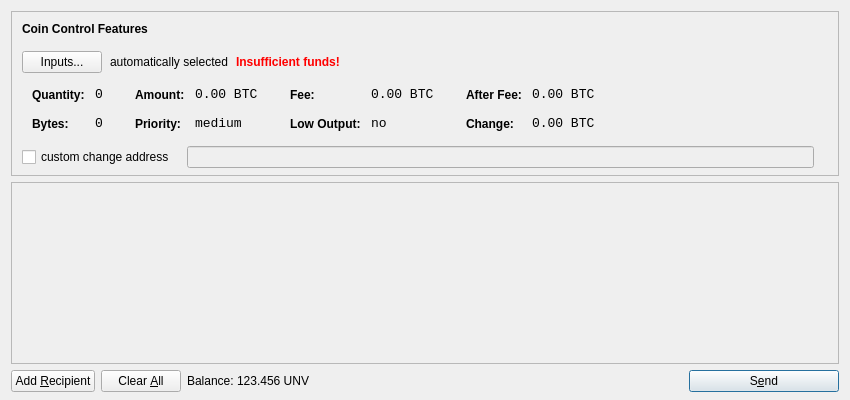
<?xml version="1.0" encoding="UTF-8"?>
<ui version="4.0">
 <class>SendCoinsDialog</class>
 <widget class="QDialog" name="SendCoinsDialog">
  <property name="geometry">
   <rect>
    <x>0</x>
    <y>0</y>
    <width>850</width>
    <height>400</height>
   </rect>
  </property>
  <property name="windowTitle">
   <string>Send Coins</string>
  </property>
  <layout class="QVBoxLayout" name="verticalLayout" stretch="0,1,0">
   <property name="bottomMargin">
    <number>8</number>
   </property>
   <item>
    <widget class="QFrame" name="frameCoinControl">
     <property name="sizePolicy">
      <sizepolicy hsizetype="Expanding" vsizetype="Expanding">
       <horstretch>0</horstretch>
       <verstretch>0</verstretch>
      </sizepolicy>
     </property>
     <property name="maximumSize">
      <size>
       <width>16777215</width>
       <height>16777215</height>
      </size>
     </property>
     <property name="frameShape">
      <enum>QFrame::StyledPanel</enum>
     </property>
     <property name="frameShadow">
      <enum>QFrame::Sunken</enum>
     </property>
     <layout class="QVBoxLayout" name="verticalLayoutCoinControl2">
      <property name="spacing">
       <number>-1</number>
      </property>
      <property name="leftMargin">
       <number>0</number>
      </property>
      <property name="topMargin">
       <number>0</number>
      </property>
      <property name="rightMargin">
       <number>0</number>
      </property>
      <property name="bottomMargin">
       <number>6</number>
      </property>
      <item>
       <layout class="QVBoxLayout" name="verticalLayoutCoinControl" stretch="0,0,0,0,1">
        <property name="spacing">
         <number>0</number>
        </property>
        <property name="leftMargin">
         <number>10</number>
        </property>
        <property name="topMargin">
         <number>10</number>
        </property>
        <item>
         <layout class="QHBoxLayout" name="horizontalLayoutCoinControl1">
          <property name="bottomMargin">
           <number>15</number>
          </property>
          <item>
           <widget class="QLabel" name="labelCoinControlFeatures">
            <property name="sizePolicy">
             <sizepolicy hsizetype="Preferred" vsizetype="Maximum">
              <horstretch>0</horstretch>
              <verstretch>0</verstretch>
             </sizepolicy>
            </property>
            <property name="font">
             <font>
              <weight>75</weight>
              <bold>true</bold>
             </font>
            </property>
            <property name="styleSheet">
             <string notr="true">font-weight:bold;</string>
            </property>
            <property name="text">
             <string>Coin Control Features</string>
            </property>
           </widget>
          </item>
         </layout>
        </item>
        <item>
         <layout class="QHBoxLayout" name="horizontalLayoutCoinControl2" stretch="0,0,0,0">
          <property name="spacing">
           <number>8</number>
          </property>
          <property name="bottomMargin">
           <number>10</number>
          </property>
          <item>
           <widget class="QPushButton" name="pushButtonCoinControl">
            <property name="styleSheet">
             <string notr="true"/>
            </property>
            <property name="text">
             <string>Inputs...</string>
            </property>
           </widget>
          </item>
          <item>
           <widget class="QLabel" name="labelCoinControlAutomaticallySelected">
            <property name="text">
             <string>automatically selected</string>
            </property>
            <property name="margin">
             <number>5</number>
            </property>
           </widget>
          </item>
          <item>
           <widget class="QLabel" name="labelCoinControlInsuffFunds">
            <property name="font">
             <font>
              <weight>75</weight>
              <bold>true</bold>
             </font>
            </property>
            <property name="styleSheet">
             <string notr="true">color:red;font-weight:bold;</string>
            </property>
            <property name="text">
             <string>Insufficient funds!</string>
            </property>
            <property name="margin">
             <number>5</number>
            </property>
           </widget>
          </item>
          <item>
           <spacer name="horizontalSpacerCoinControl">
            <property name="orientation">
             <enum>Qt::Horizontal</enum>
            </property>
            <property name="sizeHint" stdset="0">
             <size>
              <width>40</width>
              <height>1</height>
             </size>
            </property>
           </spacer>
          </item>
         </layout>
        </item>
        <item>
         <widget class="QWidget" name="widgetCoinControl" native="true">
          <property name="sizePolicy">
           <sizepolicy hsizetype="Preferred" vsizetype="Preferred">
            <horstretch>0</horstretch>
            <verstretch>0</verstretch>
           </sizepolicy>
          </property>
          <property name="minimumSize">
           <size>
            <width>0</width>
            <height>0</height>
           </size>
          </property>
          <property name="styleSheet">
           <string notr="true"/>
          </property>
          <layout class="QHBoxLayout" name="horizontalLayoutCoinControl5">
           <property name="margin">
            <number>0</number>
           </property>
           <item>
            <layout class="QHBoxLayout" name="horizontalLayoutCoinControl3" stretch="0,0,0,1">
             <property name="spacing">
              <number>20</number>
             </property>
             <property name="topMargin">
              <number>0</number>
             </property>
             <property name="bottomMargin">
              <number>10</number>
             </property>
             <item>
              <layout class="QFormLayout" name="formLayoutCoinControl1">
               <property name="horizontalSpacing">
                <number>10</number>
               </property>
               <property name="verticalSpacing">
                <number>14</number>
               </property>
               <property name="leftMargin">
                <number>10</number>
               </property>
               <property name="topMargin">
                <number>4</number>
               </property>
               <property name="rightMargin">
                <number>6</number>
               </property>
               <item row="0" column="0">
                <widget class="QLabel" name="labelCoinControlQuantityText">
                 <property name="styleSheet">
                  <string notr="true">font-weight:bold;</string>
                 </property>
                 <property name="text">
                  <string>Quantity:</string>
                 </property>
                 <property name="margin">
                  <number>0</number>
                 </property>
                </widget>
               </item>
               <item row="0" column="1">
                <widget class="QLabel" name="labelCoinControlQuantity">
                 <property name="font">
                  <font>
                   <family>Monospace</family>
                   <pointsize>10</pointsize>
                  </font>
                 </property>
                 <property name="cursor">
                  <cursorShape>IBeamCursor</cursorShape>
                 </property>
                 <property name="contextMenuPolicy">
                  <enum>Qt::ActionsContextMenu</enum>
                 </property>
                 <property name="text">
                  <string notr="true">0</string>
                 </property>
                 <property name="margin">
                  <number>0</number>
                 </property>
                 <property name="textInteractionFlags">
                  <set>Qt::LinksAccessibleByMouse|Qt::TextSelectableByKeyboard|Qt::TextSelectableByMouse</set>
                 </property>
                </widget>
               </item>
               <item row="1" column="0">
                <widget class="QLabel" name="labelCoinControlBytesText">
                 <property name="styleSheet">
                  <string notr="true">font-weight:bold;</string>
                 </property>
                 <property name="text">
                  <string>Bytes:</string>
                 </property>
                </widget>
               </item>
               <item row="1" column="1">
                <widget class="QLabel" name="labelCoinControlBytes">
                 <property name="font">
                  <font>
                   <family>Monospace</family>
                   <pointsize>10</pointsize>
                  </font>
                 </property>
                 <property name="cursor">
                  <cursorShape>IBeamCursor</cursorShape>
                 </property>
                 <property name="contextMenuPolicy">
                  <enum>Qt::ActionsContextMenu</enum>
                 </property>
                 <property name="text">
                  <string notr="true">0</string>
                 </property>
                 <property name="textInteractionFlags">
                  <set>Qt::LinksAccessibleByMouse|Qt::TextSelectableByKeyboard|Qt::TextSelectableByMouse</set>
                 </property>
                </widget>
               </item>
              </layout>
             </item>
             <item>
              <layout class="QFormLayout" name="formLayoutCoinControl2">
               <property name="horizontalSpacing">
                <number>10</number>
               </property>
               <property name="verticalSpacing">
                <number>14</number>
               </property>
               <property name="leftMargin">
                <number>6</number>
               </property>
               <property name="topMargin">
                <number>4</number>
               </property>
               <property name="rightMargin">
                <number>6</number>
               </property>
               <item row="0" column="0">
                <widget class="QLabel" name="labelCoinControlAmountText">
                 <property name="styleSheet">
                  <string notr="true">font-weight:bold;</string>
                 </property>
                 <property name="text">
                  <string>Amount:</string>
                 </property>
                 <property name="margin">
                  <number>0</number>
                 </property>
                </widget>
               </item>
               <item row="0" column="1">
                <widget class="QLabel" name="labelCoinControlAmount">
                 <property name="font">
                  <font>
                   <family>Monospace</family>
                   <pointsize>10</pointsize>
                  </font>
                 </property>
                 <property name="cursor">
                  <cursorShape>IBeamCursor</cursorShape>
                 </property>
                 <property name="contextMenuPolicy">
                  <enum>Qt::ActionsContextMenu</enum>
                 </property>
                 <property name="text">
                  <string notr="true">0.00 BTC</string>
                 </property>
                 <property name="textInteractionFlags">
                  <set>Qt::LinksAccessibleByMouse|Qt::TextSelectableByKeyboard|Qt::TextSelectableByMouse</set>
                 </property>
                </widget>
               </item>
               <item row="1" column="0">
                <widget class="QLabel" name="labelCoinControlPriorityText">
                 <property name="styleSheet">
                  <string notr="true">font-weight:bold;</string>
                 </property>
                 <property name="text">
                  <string>Priority:</string>
                 </property>
                </widget>
               </item>
               <item row="1" column="1">
                <widget class="QLabel" name="labelCoinControlPriority">
                 <property name="font">
                  <font>
                   <family>Monospace</family>
                   <pointsize>10</pointsize>
                  </font>
                 </property>
                 <property name="cursor">
                  <cursorShape>IBeamCursor</cursorShape>
                 </property>
                 <property name="contextMenuPolicy">
                  <enum>Qt::ActionsContextMenu</enum>
                 </property>
                 <property name="text">
                  <string>medium</string>
                 </property>
                 <property name="textInteractionFlags">
                  <set>Qt::LinksAccessibleByMouse|Qt::TextSelectableByKeyboard|Qt::TextSelectableByMouse</set>
                 </property>
                </widget>
               </item>
              </layout>
             </item>
             <item>
              <layout class="QFormLayout" name="formLayoutCoinControl3">
               <property name="horizontalSpacing">
                <number>10</number>
               </property>
               <property name="verticalSpacing">
                <number>14</number>
               </property>
               <property name="leftMargin">
                <number>6</number>
               </property>
               <property name="topMargin">
                <number>4</number>
               </property>
               <property name="rightMargin">
                <number>6</number>
               </property>
               <item row="0" column="0">
                <widget class="QLabel" name="labelCoinControlFeeText">
                 <property name="styleSheet">
                  <string notr="true">font-weight:bold;</string>
                 </property>
                 <property name="text">
                  <string>Fee:</string>
                 </property>
                 <property name="margin">
                  <number>0</number>
                 </property>
                </widget>
               </item>
               <item row="0" column="1">
                <widget class="QLabel" name="labelCoinControlFee">
                 <property name="font">
                  <font>
                   <family>Monospace</family>
                   <pointsize>10</pointsize>
                  </font>
                 </property>
                 <property name="cursor">
                  <cursorShape>IBeamCursor</cursorShape>
                 </property>
                 <property name="contextMenuPolicy">
                  <enum>Qt::ActionsContextMenu</enum>
                 </property>
                 <property name="text">
                  <string notr="true">0.00 BTC</string>
                 </property>
                 <property name="textInteractionFlags">
                  <set>Qt::LinksAccessibleByMouse|Qt::TextSelectableByKeyboard|Qt::TextSelectableByMouse</set>
                 </property>
                </widget>
               </item>
               <item row="1" column="0">
                <widget class="QLabel" name="labelCoinControlLowOutputText">
                 <property name="styleSheet">
                  <string notr="true">font-weight:bold;</string>
                 </property>
                 <property name="text">
                  <string>Low Output:</string>
                 </property>
                </widget>
               </item>
               <item row="1" column="1">
                <widget class="QLabel" name="labelCoinControlLowOutput">
                 <property name="font">
                  <font>
                   <family>Monospace</family>
                   <pointsize>10</pointsize>
                  </font>
                 </property>
                 <property name="cursor">
                  <cursorShape>IBeamCursor</cursorShape>
                 </property>
                 <property name="contextMenuPolicy">
                  <enum>Qt::ActionsContextMenu</enum>
                 </property>
                 <property name="text">
                  <string>no</string>
                 </property>
                 <property name="textInteractionFlags">
                  <set>Qt::LinksAccessibleByMouse|Qt::TextSelectableByKeyboard|Qt::TextSelectableByMouse</set>
                 </property>
                </widget>
               </item>
              </layout>
             </item>
             <item>
              <layout class="QFormLayout" name="formLayoutCoinControl4">
               <property name="horizontalSpacing">
                <number>10</number>
               </property>
               <property name="verticalSpacing">
                <number>14</number>
               </property>
               <property name="leftMargin">
                <number>6</number>
               </property>
               <property name="topMargin">
                <number>4</number>
               </property>
               <property name="rightMargin">
                <number>6</number>
               </property>
               <item row="0" column="0">
                <widget class="QLabel" name="labelCoinControlAfterFeeText">
                 <property name="styleSheet">
                  <string notr="true">font-weight:bold;</string>
                 </property>
                 <property name="text">
                  <string>After Fee:</string>
                 </property>
                 <property name="margin">
                  <number>0</number>
                 </property>
                </widget>
               </item>
               <item row="0" column="1">
                <widget class="QLabel" name="labelCoinControlAfterFee">
                 <property name="font">
                  <font>
                   <family>Monospace</family>
                   <pointsize>10</pointsize>
                  </font>
                 </property>
                 <property name="cursor">
                  <cursorShape>IBeamCursor</cursorShape>
                 </property>
                 <property name="contextMenuPolicy">
                  <enum>Qt::ActionsContextMenu</enum>
                 </property>
                 <property name="text">
                  <string notr="true">0.00 BTC</string>
                 </property>
                 <property name="textInteractionFlags">
                  <set>Qt::LinksAccessibleByMouse|Qt::TextSelectableByKeyboard|Qt::TextSelectableByMouse</set>
                 </property>
                </widget>
               </item>
               <item row="1" column="0">
                <widget class="QLabel" name="labelCoinControlChangeText">
                 <property name="styleSheet">
                  <string notr="true">font-weight:bold;</string>
                 </property>
                 <property name="text">
                  <string>Change:</string>
                 </property>
                </widget>
               </item>
               <item row="1" column="1">
                <widget class="QLabel" name="labelCoinControlChange">
                 <property name="font">
                  <font>
                   <family>Monospace</family>
                   <pointsize>10</pointsize>
                  </font>
                 </property>
                 <property name="cursor">
                  <cursorShape>IBeamCursor</cursorShape>
                 </property>
                 <property name="contextMenuPolicy">
                  <enum>Qt::ActionsContextMenu</enum>
                 </property>
                 <property name="text">
                  <string notr="true">0.00 BTC</string>
                 </property>
                 <property name="textInteractionFlags">
                  <set>Qt::LinksAccessibleByMouse|Qt::TextSelectableByKeyboard|Qt::TextSelectableByMouse</set>
                 </property>
                </widget>
               </item>
              </layout>
             </item>
            </layout>
           </item>
          </layout>
         </widget>
        </item>
        <item>
         <layout class="QHBoxLayout" name="horizontalLayoutCoinControl4" stretch="0,0,0">
          <property name="spacing">
           <number>12</number>
          </property>
          <property name="sizeConstraint">
           <enum>QLayout::SetDefaultConstraint</enum>
          </property>
          <property name="topMargin">
           <number>5</number>
          </property>
          <property name="rightMargin">
           <number>5</number>
          </property>
          <item>
           <widget class="QCheckBox" name="checkBoxCoinControlChange">
            <property name="text">
             <string>custom change address</string>
            </property>
           </widget>
          </item>
          <item>
           <widget class="QLineEdit" name="lineEditCoinControlChange">
            <property name="enabled">
             <bool>false</bool>
            </property>
            <property name="sizePolicy">
             <sizepolicy hsizetype="Expanding" vsizetype="Fixed">
              <horstretch>0</horstretch>
              <verstretch>0</verstretch>
             </sizepolicy>
            </property>
           </widget>
          </item>
          <item>
           <widget class="QLabel" name="labelCoinControlChangeLabel">
            <property name="sizePolicy">
             <sizepolicy hsizetype="Preferred" vsizetype="Expanding">
              <horstretch>0</horstretch>
              <verstretch>0</verstretch>
             </sizepolicy>
            </property>
            <property name="minimumSize">
             <size>
              <width>0</width>
              <height>0</height>
             </size>
            </property>
            <property name="text">
             <string/>
            </property>
            <property name="margin">
             <number>3</number>
            </property>
           </widget>
          </item>
         </layout>
        </item>
        <item>
         <spacer name="verticalSpacerCoinControl">
          <property name="orientation">
           <enum>Qt::Vertical</enum>
          </property>
          <property name="sizeHint" stdset="0">
           <size>
            <width>800</width>
            <height>1</height>
           </size>
          </property>
         </spacer>
        </item>
       </layout>
      </item>
     </layout>
    </widget>
   </item>
   <item>
    <widget class="QScrollArea" name="scrollArea">
     <property name="widgetResizable">
      <bool>true</bool>
     </property>
     <widget class="QWidget" name="scrollAreaWidgetContents">
      <property name="geometry">
       <rect>
        <x>0</x>
        <y>0</y>
        <width>830</width>
        <height>165</height>
       </rect>
      </property>
      <layout class="QVBoxLayout" name="verticalLayout_2">
       <property name="margin">
        <number>0</number>
       </property>
       <item>
        <layout class="QVBoxLayout" name="entries">
         <property name="spacing">
          <number>6</number>
         </property>
        </layout>
       </item>
       <item>
        <spacer name="verticalSpacer">
         <property name="orientation">
          <enum>Qt::Vertical</enum>
         </property>
         <property name="sizeHint" stdset="0">
          <size>
           <width>20</width>
           <height>40</height>
          </size>
         </property>
        </spacer>
       </item>
      </layout>
     </widget>
    </widget>
   </item>
   <item>
    <layout class="QHBoxLayout" name="horizontalLayout">
     <item>
      <widget class="QPushButton" name="addButton">
       <property name="toolTip">
        <string>Send to multiple recipients at once</string>
       </property>
       <property name="text">
        <string>Add &amp;Recipient</string>
       </property>
       <property name="icon">
        <iconset resource="../bitcoin.qrc">
         <normaloff>:/icons/add</normaloff>:/icons/add</iconset>
       </property>
       <property name="autoDefault">
        <bool>false</bool>
       </property>
      </widget>
     </item>
     <item>
      <widget class="QPushButton" name="clearButton">
       <property name="sizePolicy">
        <sizepolicy hsizetype="Minimum" vsizetype="Fixed">
         <horstretch>0</horstretch>
         <verstretch>0</verstretch>
        </sizepolicy>
       </property>
       <property name="toolTip">
        <string>Remove all transaction fields</string>
       </property>
       <property name="text">
        <string>Clear &amp;All</string>
       </property>
       <property name="icon">
        <iconset resource="../bitcoin.qrc">
         <normaloff>:/icons/remove</normaloff>:/icons/remove</iconset>
       </property>
       <property name="autoRepeatDelay">
        <number>300</number>
       </property>
       <property name="autoDefault">
        <bool>false</bool>
       </property>
      </widget>
     </item>
     <item>
      <layout class="QHBoxLayout" name="horizontalLayout_2">
       <property name="spacing">
        <number>3</number>
       </property>
       <item>
        <widget class="QLabel" name="label">
         <property name="text">
          <string>Balance:</string>
         </property>
        </widget>
       </item>
       <item>
        <widget class="QLabel" name="labelBalance">
         <property name="cursor">
          <cursorShape>IBeamCursor</cursorShape>
         </property>
         <property name="text">
          <string>123.456 UNV</string>
         </property>
         <property name="textInteractionFlags">
          <set>Qt::LinksAccessibleByMouse|Qt::TextSelectableByKeyboard|Qt::TextSelectableByMouse</set>
         </property>
        </widget>
       </item>
      </layout>
     </item>
     <item>
      <spacer name="horizontalSpacer">
       <property name="orientation">
        <enum>Qt::Horizontal</enum>
       </property>
       <property name="sizeHint" stdset="0">
        <size>
         <width>40</width>
         <height>20</height>
        </size>
       </property>
      </spacer>
     </item>
     <item>
      <widget class="QPushButton" name="sendButton">
       <property name="minimumSize">
        <size>
         <width>150</width>
         <height>0</height>
        </size>
       </property>
       <property name="toolTip">
        <string>Confirm the send action</string>
       </property>
       <property name="text">
        <string>S&amp;end</string>
       </property>
       <property name="icon">
        <iconset resource="../bitcoin.qrc">
         <normaloff>:/icons/send</normaloff>:/icons/send</iconset>
       </property>
       <property name="default">
        <bool>true</bool>
       </property>
      </widget>
     </item>
    </layout>
   </item>
  </layout>
 </widget>
 <resources>
  <include location="../bitcoin.qrc"/>
 </resources>
 <connections/>
</ui>
